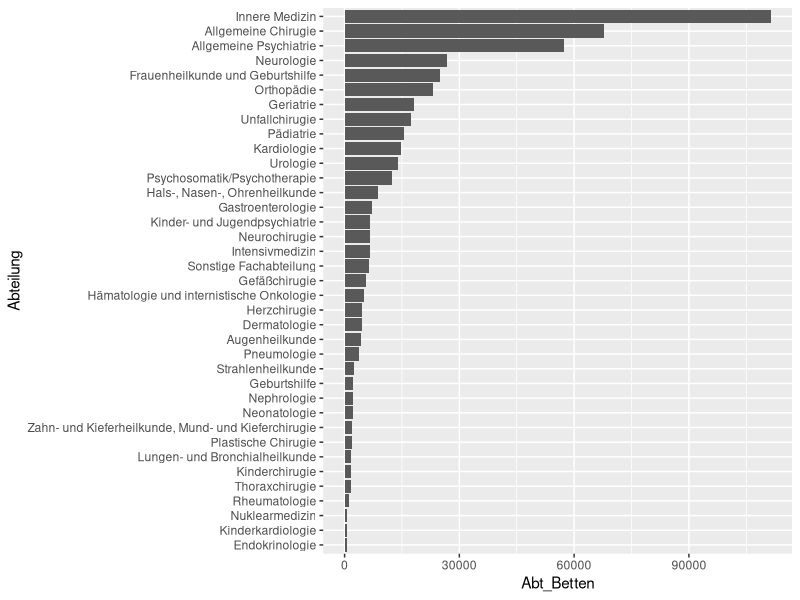
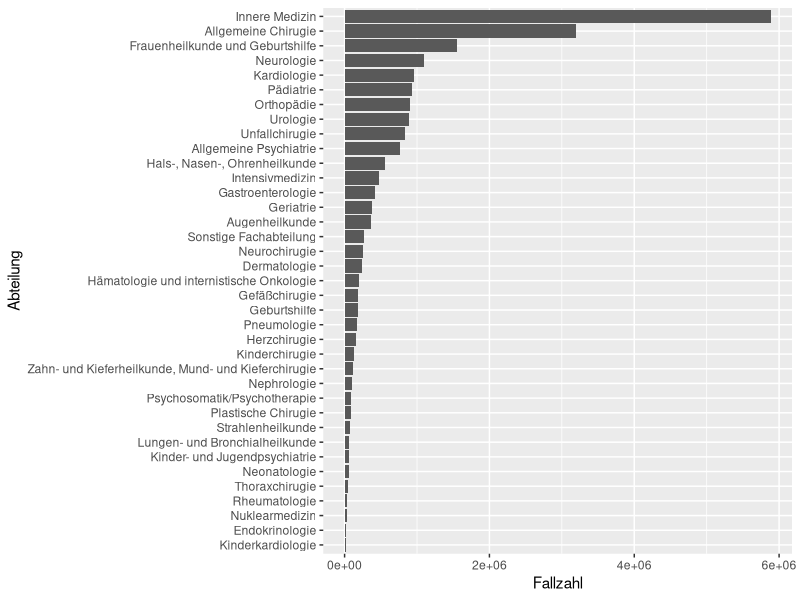
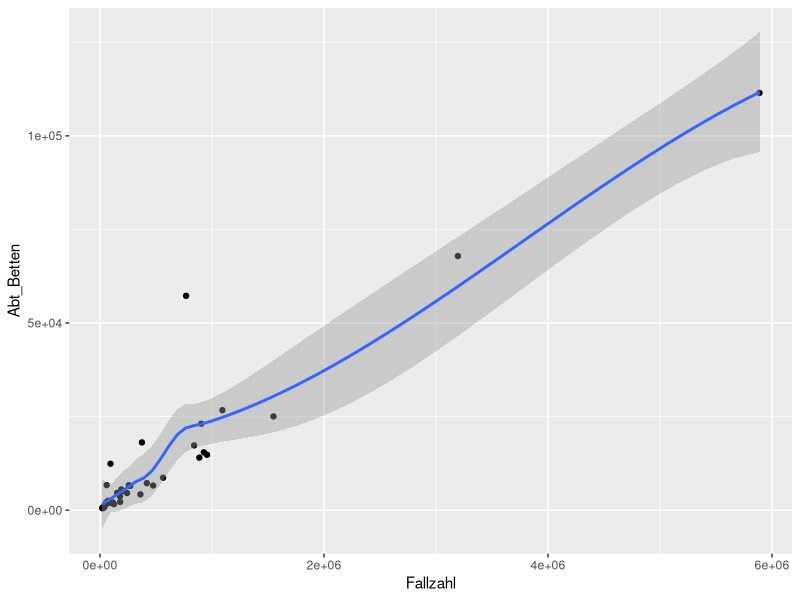
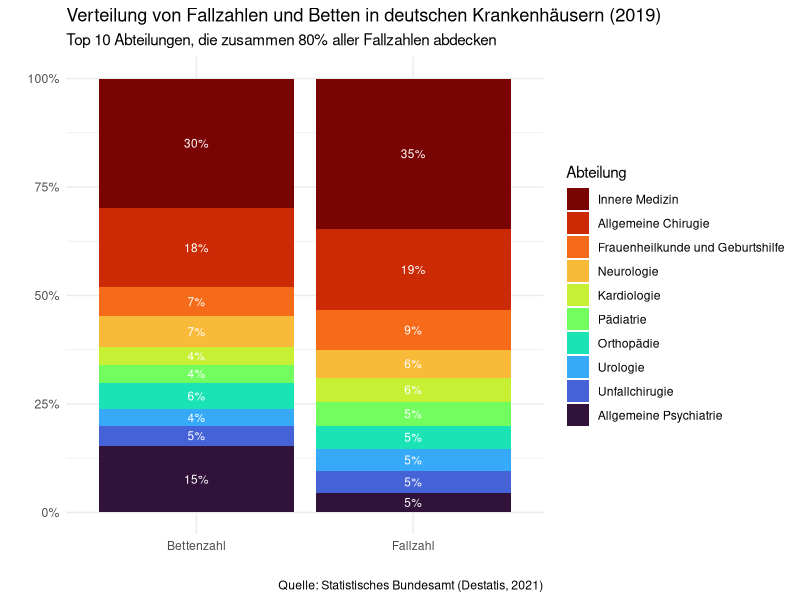
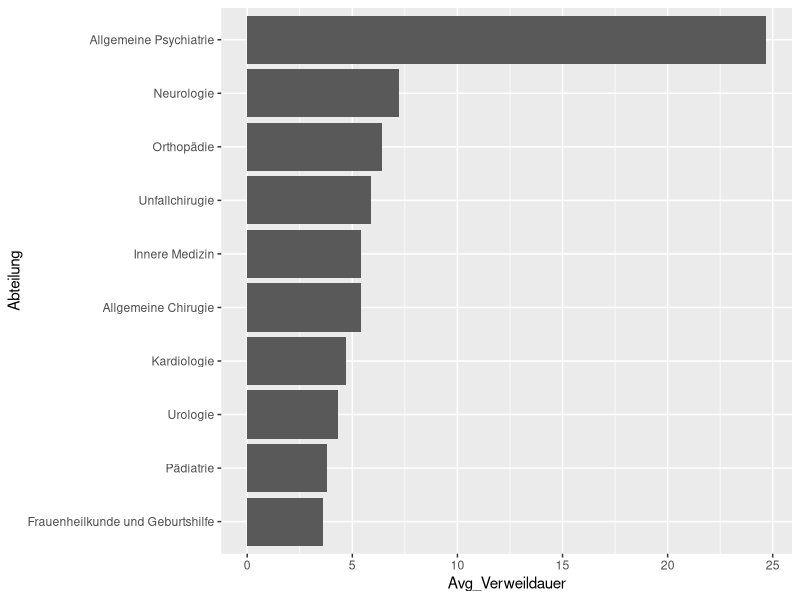
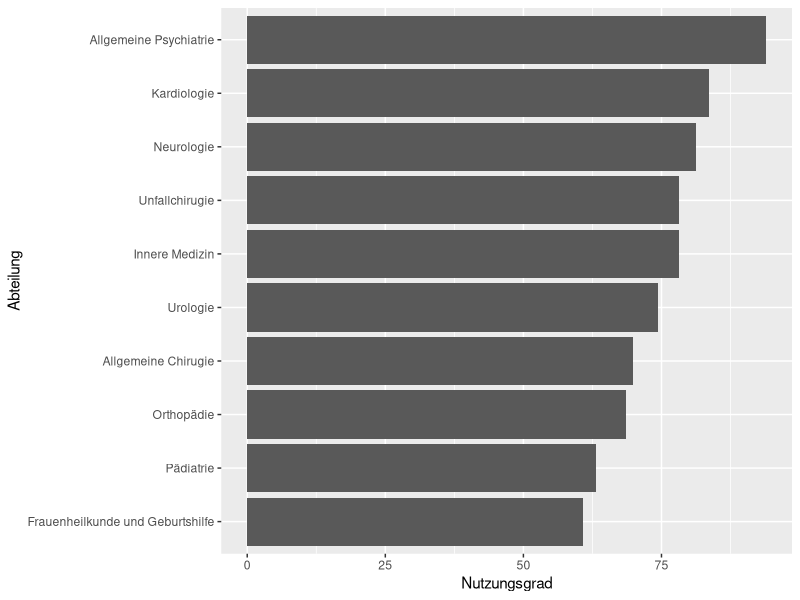

Write R code to recreate these figures, in order.
# Loading Libraries
library(tidyverse)
library(viridis)

# Creating Tibble for the hospital dataset of 2019 
# [Source: Statistisches Bundesamt (Destatis, 2022)]
KHR_2019 <- tribble(
  ~Abteilung,  ~Abt_Anzahl, ~Abt_Betten, ~Nutzungsgrad, ~Fallzahl, ~Avg_Verweildauer,
  "Innere Medizin", 1047, 111481, 78.1, 5889078, 5.4,
  "Geriatrie", 322, 18101, 86.9, 374462, 15.3,
  "Kardiologie", 206, 14800, 83.6, 955424, 4.7,
  "Nephrologie", 62, 2186, 83.5, 96053, 6.9,
  "Hämatologie und internistische Onkologie", 102, 5096, 79.9, 201198, 7.4,
  "Endokrinologie", 18, 501, 83.3, 23432, 6.5,
  "Gastroenterologie", 126, 7203, 82.5, 418259, 5.2,
  "Pneumologie", 64, 3689, 79.4, 178007, 6.0,
  "Rheumatologie", 33, 1096, 72.1, 38126, 7.6,
  "Pädiatrie", 339, 15447, 63.2, 926516, 3.8,
  "Kinderkardiologie", 23, 588, 65.0, 19087, 7.3,
  "Neonatologie", 99, 2097, 72.3, 56492, 9.8,
  "Kinderchirugie", 83, 1592, 63.8, 124763, 3.0,
  "Lungen- und Bronchialheilkunde", 18, 1775, 69.5, 62763, 7.2,
  "Allgemeine Chirugie", 1068, 67902, 69.8, 3195674, 5.4,
  "Unfallchirugie", 308, 17303, 78.1, 840038, 5.9,
  "Neurochirugie", 178, 6642, 77.6, 256956, 7.3,
  "Gefäßchirugie", 186, 5529, 72.3, 189430, 7.7,
  "Plastische Chirugie", 132, 1936, 69.2, 89349, 5.5,
  "Thoraxchirugie", 56, 1546, 67.8, 50570, 7.6,
  "Herzchirugie", 71, 4614, 77.5, 152524, 8.6,
  "Urologie", 500, 14036, 74.4, 886904, 4.3,
  "Orthopädie", 435, 23078, 68.5, 904191, 6.4,
  "Frauenheilkunde und Geburtshilfe", 759, 25039, 60.8, 1548418, 3.6,
  "Geburtshilfe", 86, 2205, 78.3, 180552, 3.5,
  "Hals-, Nasen-, Ohrenheilkunde", 592, 8672, 60.5, 562945, 3.4,
  "Augenheilkunde", 264, 4219, 65.4, 360377, 2.8,
  "Neurologie", 455, 26716, 81.2, 1092503, 7.2,
  "Allgemeine Psychiatrie", 394, 57269, 94.0, 769076, 24.7,
  "Kinder- und Jugendpsychiatrie", 144, 6696, 88.7, 59578, 36.4,
  "Psychosomatik/Psychotherapie", 275, 12394, 90.1, 93160, 43.7,
  "Nuklearmedizin", 96, 724, 44.9, 36061, 3.3,
  "Strahlenheilkunde", 145, 2489, 68.8, 70938, 8.8,
  "Dermatologie", 109, 4575, 77.3, 240506, 5.4,
  "Zahn- und Kieferheilkunde, Mund- und Kieferchirugie", 183, 2041, 65.4, 116377, 4.2,
  "Intensivmedizin", 260, 6568, 77.0, 474544, 3.9,
  "Sonstige Fachabteilung", 305, 6481, 73.5, 269292, 6.5
)

# Creating Tibble for the hospital dataset of 2019 
# [Source: Statistisches Bundesamt (Destatis, 2024)]
KHR_2022 <- tribble(
  ~Abteilung,  ~Abt_Anzahl, ~Abt_Betten, ~Nutzungsgrad, ~Fallzahl, ~Avg_Verweildauer,
  "Innere Medizin", 1002, 102760, 69.6, 4881453, 5.3,
  "Geriatrie", 337, 18380, 71.6, 315071, 15.3,
  "Kardiologie", 260, 18316, 72.0, 1029244, 4.7,
  "Nephrologie", 67, 2230, 75.7, 88989, 6.9,
  "Hämatologie und internistische Onkologie", 121, 5452, 74.9, 200535, 7.4,
  "Endokrinologie", 14, 498, 66.7, 16031, 7.6,
  "Gastroenterologie", 155, 8137, 77.3, 423211, 5.4,
  "Pneumologie", 85, 4495, 70.3, 196123, 5.9,
  "Rheumatologie", 34, 1170, 59.0, 33312, 7.6,
  "Pädiatrie", 326, 14920, 57.8, 830083, 3.8,
  "Kinderkardiologie", 22, 506, 61.3, 17209, 6.6,
  "Neonatologie", 103, 2143, 63.5, 50565, 9.8,
  "Kinderchirugie", 82, 1502, 56.4, 112573, 2.7,
  "Lungen- und Bronchialheilkunde", 17, 1381, 59.9, 43949, 6.9,
  "Allgemeine Chirugie", 1061, 63342, 61.2, 2730873, 5.2,
  "Unfallchirugie", 354, 18255, 69.8, 825194, 5.6,
  "Neurochirugie", 186, 6554, 69.8, 242866, 6.9,
  "Gefäßchirugie", 205, 5581, 64.1, 176349, 7.4,
  "Plastische Chirugie", 142, 2029, 57.9, 87850, 4.9,
  "Thoraxchirugie", 69, 1623, 60.7, 52361, 6.9,
  "Herzchirugie", 71, 4291, 66.9, 124049, 8.4,
  "Urologie", 492, 13431, 65.4, 807178, 4.0,
  "Orthopädie", 377, 19381, 60.2, 712411, 6.0,
  "Frauenheilkunde und Geburtshilfe", 722, 23119, 54.8, 1394024, 3.3,
  "Geburtshilfe", 74, 2235, 64.7, 162564, 3.2,
  "Hals-, Nasen-, Ohrenheilkunde", 539, 7583, 51.0, 437442, 3.2,
  "Augenheilkunde", 236, 4000, 56.3, 308103, 2.7,
  "Neurologie", 470, 26948, 73.0, 985359, 7.3,
  "Allgemeine Psychiatrie", 403, 57011, 86.3, 746209, 24.1,
  "Kinder- und Jugendpsychiatrie", 144, 6763, 82.7, 64032, 31.9,
  "Psychosomatik/Psychotherapie", 279, 12844, 84.0, 89699, 43.9,
  "Nuklearmedizin", 92, 748, 42.1, 34508, 3.3,
  "Strahlenheilkunde", 141, 2250, 59.0, 57839, 8.4,
  "Dermatologie", 111, 4379, 63.2, 197743, 5.1,
  "Zahn- und Kieferheilkunde, Mund- und Kieferchirugie", 169, 1890, 56.5, 98140, 4.0,
  "Intensivmedizin", 286, 7558, 67.4, 467038, 4.0,
  "Sonstige Fachabteilung", 306, 6677, 65.3, 283321, 5.6
)

# Overview of Bednumbers by ward
KHR_2019 |> 
  mutate(Abteilung = fct_reorder(Abteilung, Abt_Betten)) |> 
  ggplot(aes(y = Abteilung, x = Abt_Betten)) +
  geom_col()

# Overview of Cases by ward
KHR_2019 |> 
  mutate(Abteilung = fct_reorder(Abteilung, Fallzahl)) |> 
  ggplot(aes(y = Abteilung, x = Fallzahl)) +
  geom_col()

# Bednumber/Cases Analysis: There is a clear relation
ggplot(KHR_2019, aes(x = Fallzahl, y = Abt_Betten)) +
  geom_jitter() +
  geom_smooth()


?fct_reorder
# Calculations for Visualization
KHR_2019_long <- KHR_2019 |> 
  mutate(Abteilung = fct_reorder(Abteilung, Fallzahl, .desc = TRUE)) |> # Arranging wards by case-numbers
  rename(Bettenzahl = Abt_Betten) |> # better readability in plot
  arrange(desc(Fallzahl)) |>
  mutate(rel_cumsum_Fallzahl = cumsum(Fallzahl) / sum(Fallzahl)) |>
  filter(rel_cumsum_Fallzahl <= 0.8) |> # filtering top 80% of wards [reduced ward-nr of 37 to 10]
  pivot_longer(cols = c(Bettenzahl, Fallzahl),
               names_to = "Kennzahl",
               values_to = "Wert") |> # 2 main variable titles become rows in the tibble
  group_by(Kennzahl) |>
  mutate(Anteil = Wert / sum(Wert)) # Bug-Fix: paste0() was not working - put calculation out of plot

# Creating the Plot
  ggplot(data = KHR_2019_long, aes(x = Kennzahl, y = Wert, fill = Abteilung)) +
    geom_col(position = "fill") +  # position = "fill" -> all values scale to 100% independently
    geom_text(data = filter(KHR_2019_long, Kennzahl == "Fallzahl"), # Fallzahl separated (cause different scale)
              aes(label = paste0(round(Anteil * 100, 0), "%")), # calculation oustources - Bug-Fix
                  position = position_fill(vjust = 0.5), # necesarry to define positioning / filling the value
                  color = "white",
                  size = 3) +
    geom_text(data = filter(KHR_2019_long, Kennzahl == "Bettenzahl"), # Bettenzahl separated (cause different scale)
              aes(label = paste0(round(Anteil * 100, 0), "%")), # calculation oustources - Bug-Fix
                  position = position_fill(vjust = 0.5), # necesarry to define positioning / filling the value
                  color = "white", 
                  size = 3) +
    scale_y_continuous(labels = scales::percent) +
    theme_minimal() +
    scale_fill_viridis_d(option = "turbo", direction = -1) + # coloring scheme [viridis library]
    labs(x = "", y = "", 
         title = "Verteilung von Fallzahlen und Betten in deutschen Krankenhäusern (2019)",
         subtitle = "Top 10 Abteilungen, die zusammen 80% aller Fallzahlen abdecken",
         caption = "Quelle: Statistisches Bundesamt (Destatis, 2021)")


# Psychiatry - Explanation for low case number with secondary variable Avg_Verweildauer
KHR_2019 |> 
   arrange(desc(Fallzahl)) |>
  mutate(rel_cumsum_Fallzahl = cumsum(Fallzahl) / sum(Fallzahl)) |> 
  filter(rel_cumsum_Fallzahl <= 0.8) |> 
  mutate(Abteilung = fct_reorder(Abteilung, Avg_Verweildauer)) |> 
  ggplot(aes(y = Abteilung, x = Avg_Verweildauer)) +
  geom_col()

# No real explanation for higher case numbers in Internal ward to ind
KHR_2019 |> 
   arrange(desc(Fallzahl)) |>
  mutate(rel_cumsum_Fallzahl = cumsum(Fallzahl) / sum(Fallzahl)) |> 
  filter(rel_cumsum_Fallzahl <= 0.8) |>
  mutate(Abteilung = fct_reorder(Abteilung, Nutzungsgrad)) |> 
  ggplot(aes(y = Abteilung, x = Nutzungsgrad)) +
  geom_col()

